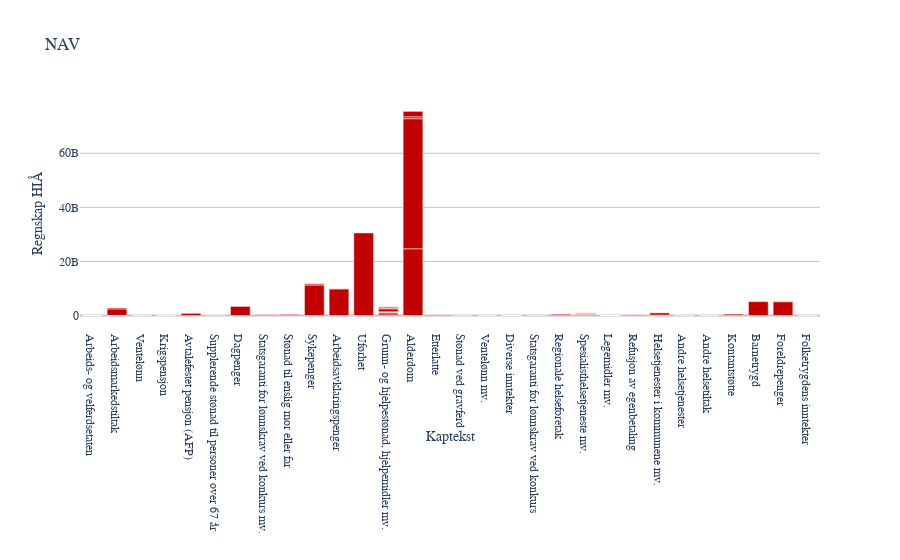

Notebook code for this chart:
### Code cell
fig = px.bar(nav_hushold
       , x='Kaptekst'
       , y='Regnskap HIÅ'
       , title='NAV'
      )
fig

### Figure 1 — Plotly figure (JSON) as saved in the notebook; plotly's stock layout.template omitted (floating-point values rounded to 4 significant figures)
{"data": [{"alignmentgroup": "True", "hoverlabel": {"namelength": 0}, "hovertemplate": "Kaptekst=%{x}<br>Regnskap HIÅ=%{y}", "legendgroup": "", "marker": {"color": "#C30000"}, "name": "", "offsetgroup": "", "orientation": "v", "showlegend": false, "textposition": "auto", "type": "bar", "uid": "d27a1d07-fa94-46cc-84b7-1692790513c7", "x": ["Arbeids- og velferdsetaten", "Arbeids- og velferdsetaten", "Arbeidsmarkedstiltak", "Arbeidsmarkedstiltak", "Arbeidsmarkedstiltak", "Arbeidsmarkedstiltak", "Ventelønn", "Krigspensjon", "Krigspensjon", "Avtalefestet pensjon (AFP)", "Supplerende stønad til personer over 67 år", "Dagpenger", "Statsgaranti for lønnskrav ved konkurs mv.", "Stønad til enslig mor eller far", "Stønad til enslig mor eller far", "Stønad til enslig mor eller far", "Stønad til enslig mor eller far", "Sykepenger", "Sykepenger", "Sykepenger", "Sykepenger", "Sykepenger", "Arbeidsavklaringspenger", "Arbeidsavklaringspenger", "Arbeidsavklaringspenger", "Uførhet", "Uførhet", "Uførhet", "Grunn- og hjelpestønad, hjelpemidler mv.", "Grunn- og hjelpestønad, hjelpemidler mv.", "Grunn- og hjelpestønad, hjelpemidler mv.", "Grunn- og hjelpestønad, hjelpemidler mv.", "Grunn- og hjelpestønad, hjelpemidler mv.", "Grunn- og hjelpestønad, hjelpemidler mv.", "Grunn- og hjelpestønad, hjelpemidler mv.", "Grunn- og hjelpestønad, hjelpemidler mv.", "Grunn- og hjelpestønad, hjelpemidler mv.", "Grunn- og hjelpestønad, hjelpemidler mv.", "Alderdom", "Alderdom", "Alderdom", "Alderdom", "Etterlatte", "Etterlatte", "Etterlatte", "Etterlatte", "Etterlatte", "Stønad ved gravferd", "Arbeidsmarkedstiltak", "Ventelønn mv.", "Diverse inntekter", "Diverse inntekter", "Diverse inntekter", "Statsgaranti for lønnskrav ved konkurs", "Regionale helseforetak", "Spesialisthelsetjeneste mv.", "Spesialisthelsetjeneste mv.", "Spesialisthelsetjeneste mv.", "Spesialisthelsetjeneste mv.", "Legemidler mv.", "Legemidler mv.", "Refusjon av egenbetaling", "Refusjon av egenbetaling", "Helsetjenester i kommunene mv.", "Helsetjenester i kommunene mv.", "Helsetjenester i kommunene mv.", "Helsetjenester i kommunene mv.", "Helsetjenester i kommunene mv.", "Helsetjenester i kommunene mv.", "Andre helsetjenester", "Andre helsetiltak", "Kontantstøtte", "Barnetrygd", "Foreldrepenger", "Foreldrepenger", "Foreldrepenger", "Foreldrepenger", "Folketrygdens inntekter"], "xaxis": "x", "y": [15063, 2219000.0, 2446000000.0, 484800000.0, 25560000.0, 19960063, 4708000.0, 20411691, 55906758, 796161206, 104450623, 3353000000.0, 320700000.0, 588990793, 54615157, 25519176, 15650.0, 11278910109, 442295023, 255095091, 83190000.0, 1807232, 9877000000.0, 65490000.0, 76730000.0, 30640525857, 22148813, 13952279, 598257803, 507194701, 107200.0, 42550000.0, 239200000.0, 1086000000.0, 105400000.0, 511300000.0, 243900000.0, 12450000.0, 24686034519, 48091928934, 705859258, 2012709589, 364572234, 272120300, 27605378, 64306, 1859762, 65462984, -1853000.0, -3521000.0, -7820.0, -1055000.0, -15960000.0, -53520000.0, 458000000.0, 395700000.0, 60625066, 352600000.0, 142700000.0, 4422827, 1264482, 395400000.0, 75620000.0, 146013733, 894200000.0, 203303125, 9121062, 28623345, 23240000.0, 42940000.0, 8070000.0, 500396080, 5132805188, 5105944779, 297397014, 97203, 12726190, 5306243], "yaxis": "y"}], "layout": {"barmode": "relative", "grid": {"xaxes": ["x"], "xgap": 0.1, "xside": "bottom", "yaxes": ["y"], "ygap": 0.1, "yside": "left"}, "legend": {"tracegroupgap": 0}, "title": {"text": "NAV"}, "xaxis": {"title": {"text": "Kaptekst"}}, "yaxis": {"title": {"text": "Regnskap HIÅ"}}}}
